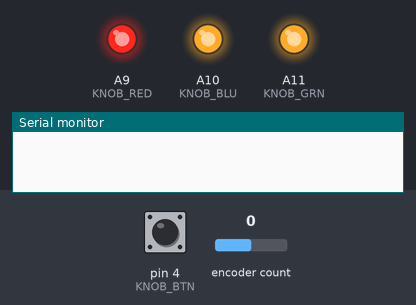
Bench run of a sketch on a simulated Arduino Mega 2560, built with avr-gcc and run on an emulated ATmega2560. Parts: output pins drawn as LEDs (lit = HIGH), the last lines printed to the serial monitor. The inputs (shaded band) are chosen by the test bench; at power-on: pin 4 (KNOB_BTN) HIGH, encoder count 0.

Above: at 0.5 s.
At 1.5 s:
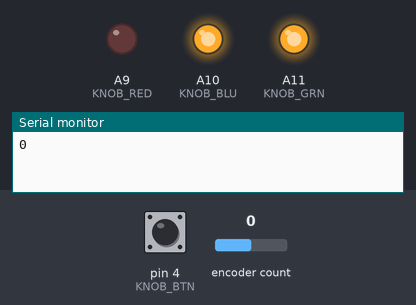
At 2.5 s:
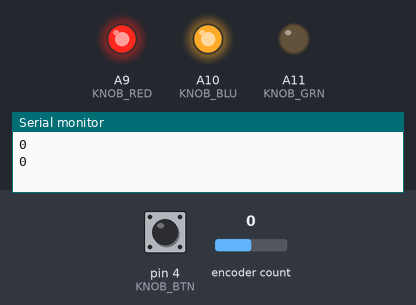
At 3.5 s:
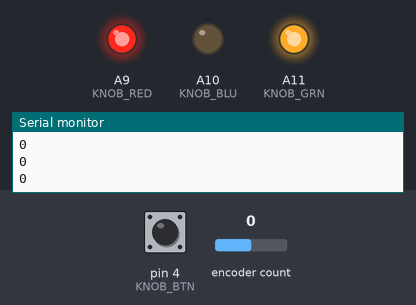
Timing chart, 0 to 5.2 s (numbered marks = the images above):
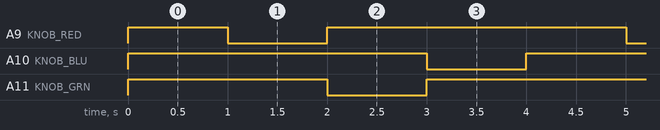

The sketch:

KnobEncTest.ino
```cpp
//using encoder lib found at https://github.com/PaulStoffregen/Encoder
#include "Encoder.h"

#define KNOB_BTN 4  //A13

#define KNOB_RED A9
#define KNOB_GRN A11
#define KNOB_BLU A10

#define KNOB_ENCA 2 //A15
#define KNOB_ENCB 3 //A14

Encoder myEnc(KNOB_ENCA, KNOB_ENCB);

void setupKnob(){
  pinMode(KNOB_BTN, INPUT);

  pinMode(KNOB_RED, OUTPUT);
  pinMode(KNOB_GRN, OUTPUT);
  pinMode(KNOB_BLU, OUTPUT);

  digitalWrite(KNOB_RED, HIGH);
  digitalWrite(KNOB_GRN, HIGH);
  digitalWrite(KNOB_BLU, HIGH);


}

void setup() {
  Serial.begin(9600);

  setupKnob();
}

int waitForBtn(){
  //return 1;
  while(!digitalRead(KNOB_BTN));
}

void readEnc(){
  long pos = myEnc.read();
  Serial.println(pos);

}

void loop(){
  testAll();

}

void testAll() {
  delay(1000);
  readEnc();
  waitForBtn();
  digitalWrite(KNOB_RED, LOW);
  delay(1000);
  readEnc();
  waitForBtn();
  digitalWrite(KNOB_RED, HIGH);
  digitalWrite(KNOB_GRN, LOW);
  delay(1000);
  readEnc();
  waitForBtn();
  digitalWrite(KNOB_GRN, HIGH);
  digitalWrite(KNOB_BLU, LOW);
  delay(1000);
  readEnc();
  waitForBtn();
  digitalWrite(KNOB_BLU, HIGH);

}
```

Measured:
- by itself, A9 (KNOB_RED), A10 (KNOB_BLU), A11 (KNOB_GRN): alternates HIGH for 3.0 s and LOW for 1.0 s
- by itself, everything shown: repeats every 4.0 s, in 4 steps
